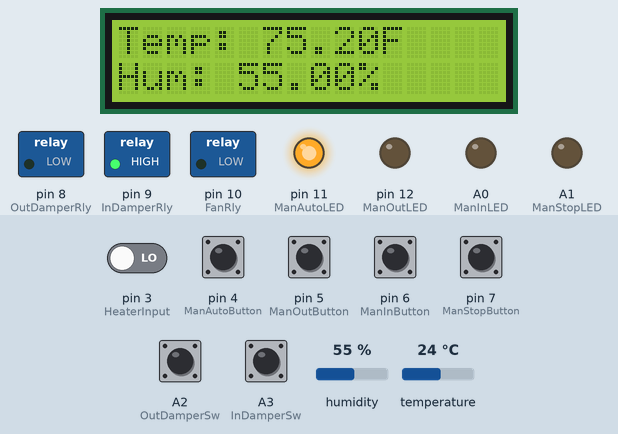
Simulated run of this sketch. Board: Arduino Uno, built with avr-gcc and run on an emulated ATmega328P. On the bench: 16×2 character LCD, switched loads named in the sketch (green lamp = pin HIGH), output pins drawn as LEDs (lit = HIGH). The test bench sets the inputs (shaded band); at power-on: A2 (OutDamperSw), A3 (InDamperSw), pin 4 (ManAutoButton), pin 5 (ManOutButton), pin 6 (ManInButton), pin 7 (ManStopButton) HIGH, pin 3 (HeaterInput) LOW, temperature 24 °C, humidity 55 %.

Above: at 1.2 s.
1.3 s: temperature set to 22.6 °C
At 2.9 s:
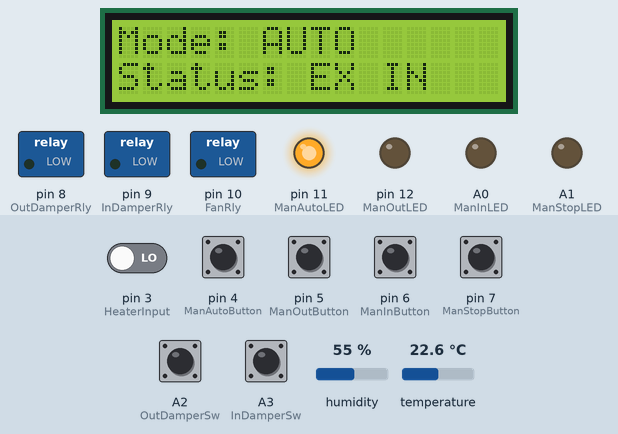
7.3 s: pin 5 (ManOutButton) pulled LOW for 0.15 s
At 8.5 s:
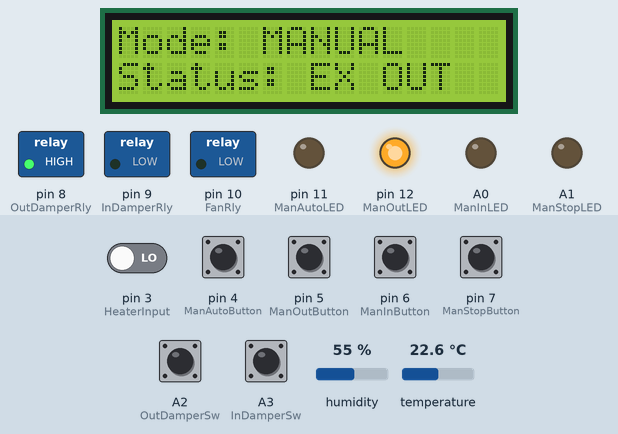
13.4 s: pin 6 (ManInButton) pulled LOW for 0.15 s
At 14.4 s:
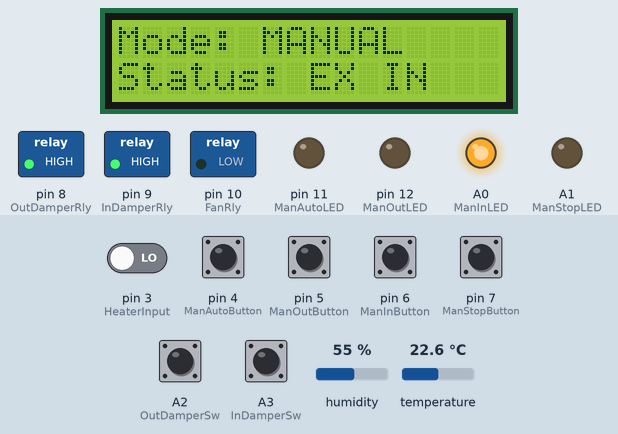
19.5 s: pin 7 (ManStopButton) pulled LOW for 0.15 s
At 21.5 s:
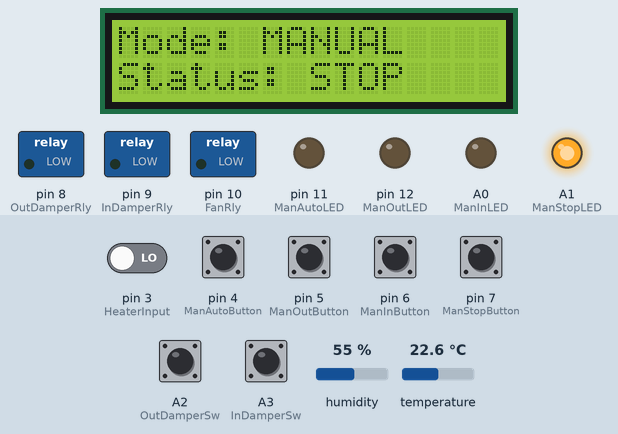
25.6 s: pin 4 (ManAutoButton) pulled LOW for 0.15 s
At 27.4 s:
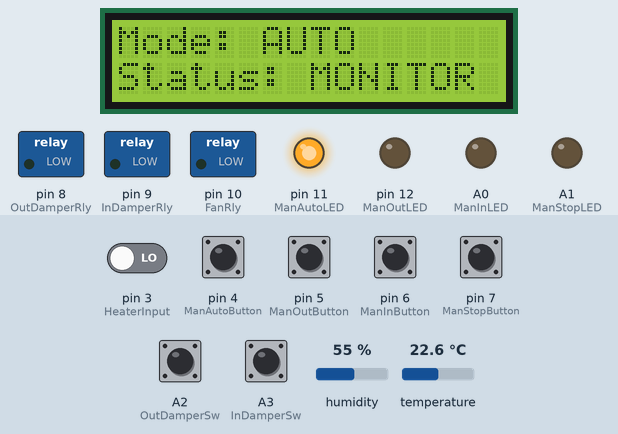
31.7 s: temperature set to 23.3 °C
At 36.4 s:
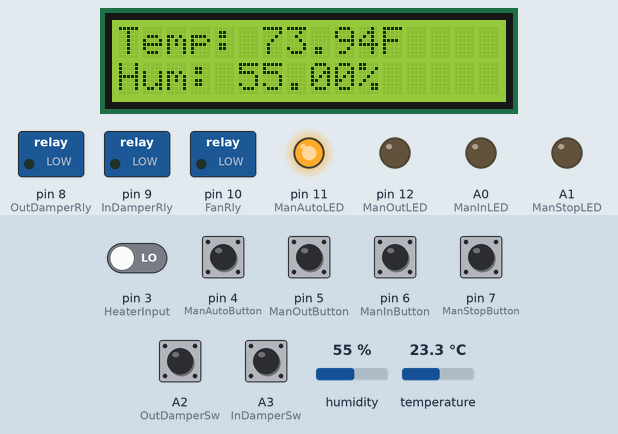
37.5 s: temperature set to 24.7 °C
Timing chart, 0 to 40.5 s (numbered marks = the images above; inputs shaded):
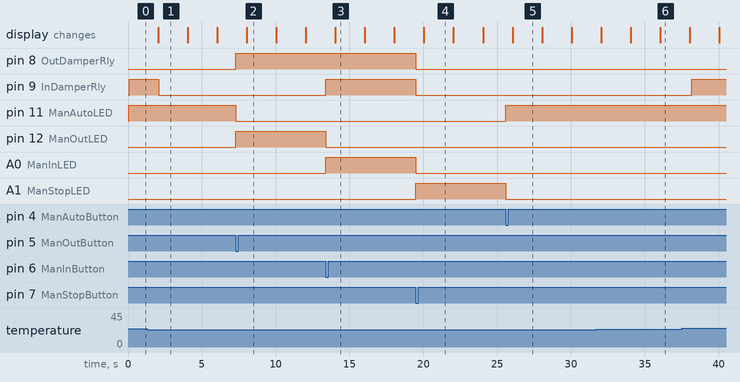

Measured:
- the behaviour switches between 23.4 and 23.3 °C on temperature (found by bisection; images 0 and 1)
- after the input at 1.3 s, pin 9 (InDamperRly): HIGH → LOW after 0.77 s
- after the input at 7.3 s, pin 8 (OutDamperRly), pin 12 (ManOutLED): LOW → HIGH at once; pin 11 (ManAutoLED): HIGH → LOW at once; the display: changes after 0.74 s (image 2)
- after the input at 13.4 s, pin 9 (InDamperRly), A0 (ManInLED): LOW → HIGH at once; pin 12 (ManOutLED): HIGH → LOW at once; the display: changes after 0.64 s (image 3)
- after the input at 19.5 s, pin 8 (OutDamperRly), pin 9 (InDamperRly), A0 (ManInLED): HIGH → LOW at once; A1 (ManStopLED): LOW → HIGH at once; the display: changes after 0.54 s (image 4)
- after the input at 25.6 s, pin 11 (ManAutoLED): LOW → HIGH at once; A1 (ManStopLED): HIGH → LOW at once; the display: changes after 0.45 s (image 5)
- after the input at 37.5 s, pin 9 (InDamperRly): LOW → HIGH after 0.66 s

The sketch:

ArduinoSketch.ino
```cpp
// Libraries
#include <Wire.h>
#include <LiquidTWI.h>
#include <DHT.h>

// DHT Sensor config
#define DHTPIN 2 // PIN DHT sensor is on.
#define DHTTYPE DHT22 // The type of DHT sensor.
DHT dht(DHTPIN, DHTTYPE);

LiquidTWI lcd(0); // Set LCD i2c address.

// PINs
int HeaterInput = 3;
int ManAutoButton = 4;
int ManOutButton = 5;
int ManInButton = 6;
int ManStopButton = 7;
int OutDamperRly = 8;
int InDamperRly = 9;
int FanRly = 10;
int ManAutoLED = 11;
int ManOutLED = 12;
int ManInLED = A0;
int ManStopLED = A1;
int OutDamperSw = A2;
int InDamperSw = A3;

// LCD update vars
long prevLCDMillis = 0;
long lcdInt = 2000; // Time to display each "screen."
int numScreen = 2; // How many "screens" we have, less 1.
int screenNum = 0;
bool screenChanged = true;

float temp = 0; // Used in case GetTempInterval is set in order to display temp/hum on the LCD.
float hum = 0; // Used in case GetTempInterval is set in order to display temp/hum on the LCD.
float MaxTemp = 75.00; // The max temp the system will allow before turning the system ON.
float MinTemp = 74.00; // The min temp the system will allow before turning the system OFF.
float EmergencyTemp = 95.00; // If we get to this temp then something is wrong. Sound the alarms!

char* SysStatus = "";
char* SysMode = "";

// LCD update states
#define S_LCDTempStatus 0
#define S_LCDSysStatus 1
#define S_LCDDamperStatus 2
// Exhaust States
#define S_Monitor 3
#define S_AutoInside 4
#define S_AutoOutside 5
#define S_ManOut 6
#define S_ManIn 7
#define S_ManStop 8
#define S_Sleep 9
#define S_Emergency 10

// Initial state
int state = S_Monitor;

void setup() {
  //Serial.begin(9600); // For testing. Comment out in production.
  lcd.begin(16, 2); // Set the number of rows and columns on the LCD.
  dht.begin(); // Start the DHT sensor.

  pinMode(HeaterInput, INPUT);
  pinMode(ManAutoButton, INPUT);
  pinMode(ManOutButton, INPUT);
  pinMode(ManInButton, INPUT);
  pinMode(ManStopButton, INPUT);
  pinMode(OutDamperSw, INPUT);
  pinMode(InDamperSw, INPUT);
  pinMode(OutDamperRly, OUTPUT);
  pinMode(InDamperRly, OUTPUT);
  pinMode(FanRly, OUTPUT);
  pinMode (ManAutoLED, OUTPUT);
  pinMode (ManOutLED, OUTPUT);
  pinMode (ManInLED, OUTPUT);
  pinMode (ManStopLED, OUTPUT);

  // Enable internal resistors for buttons.
  digitalWrite(ManAutoButton, HIGH);
  digitalWrite(ManOutButton, HIGH);
  digitalWrite(ManInButton, HIGH);
  digitalWrite(ManStopButton, HIGH);
  digitalWrite(OutDamperSw, HIGH);
  digitalWrite(InDamperSw, HIGH);
}

void loop() {
  switch (state) {

    case S_Monitor:
      F_Monitor();
      break;

    case S_AutoInside:
      F_AutoInside();
      break;

    case S_AutoOutside:
      F_AutoOutside();
      break;

    case S_ManOut:
      F_ManOut();
      break;

    case S_ManIn:
      F_ManIn();
      break;

    case S_ManStop:
      F_ManStop();
      break;

    case S_Emergency:
      F_Emergency();
      break;
  }
}

void F_Monitor() {
  // We just monitor in this mode so we turn the fan off and close the dampers.
  digitalWrite(OutDamperRly, LOW); // Close the outside  damper.
  digitalWrite(InDamperRly, LOW); // Close the inside damper.
  digitalWrite(FanRly, LOW); // Turn the fan off.

  // Set the button LEDs to indicate which state we're in.
  digitalWrite (ManOutLED, LOW);
  digitalWrite (ManInLED, LOW);
  digitalWrite (ManAutoLED, HIGH); // We're in this state.
  digitalWrite (ManStopLED, LOW);

  SysMode = "AUTO      ";
  SysStatus = "MONITOR ";

  F_GetTemp();
  F_LCDUpdate();

  // If temp is greater than MaxTemp and the furnace is off we exhaust outside.
  if (temp >= MaxTemp && digitalRead(HeaterInput) == HIGH) {
    state = S_AutoOutside;
  }

  // If temp is greater than MaxTemp and the furnace is on we exhaust inside.
  else if (temp >= MaxTemp && digitalRead(HeaterInput) == LOW) {
    state = S_AutoInside;
  }

  // If temp is greater than EmergencyTemp we assume something is wrong and go into Emergency mode.
  else if (temp >= EmergencyTemp) {
    state = S_Emergency;
  }

  // If any of the manual buttons are pressed we switch to the defined state.
  F_ReadButtons();
}

void F_AutoInside() {
  // Open the inside damper.
  digitalWrite(InDamperRly, HIGH);

  // When the inside damper is open.
  if (digitalRead(InDamperSw) == LOW) {
    digitalWrite(OutDamperRly, LOW); // Close the outside  damper.
    digitalWrite(FanRly, HIGH); // Turn on the fan.
  }

  SysStatus = "EX IN   ";

  F_GetTemp();
  F_LCDUpdate();

  // If we've cooled off enough, go back to monitoring.
  if (temp <= MinTemp) {
    state = S_Monitor;
  }

  // If the furnase goes off, we switch states to exhaust outside.
  if (digitalRead(HeaterInput) == HIGH) {
    state = S_AutoOutside;
  }

  // If temp is greater than EmergencyTemp we assume something is wrong and go into Emergency mode.
  else if (temp >= EmergencyTemp) {
    state = S_Emergency;
  }

  // If any of the manual buttons are pressed we switch to the defined state.
  F_ReadButtons();
}

void F_AutoOutside() {
  // Open the outside damper.
  digitalWrite(OutDamperRly, HIGH);

  // When the outside damper is open.
  if (digitalRead(OutDamperSw) == LOW) {
    digitalWrite(InDamperRly, LOW); // Close the inside  damper.
    digitalWrite(FanRly, HIGH); // Turn on the fan.
  }

  SysStatus = "EX OUT  ";

  F_GetTemp();
  F_LCDUpdate();

  // If we've cooled off enough, go back to monitoring.
  if (temp <= MinTemp) {
    state = S_Monitor;
  }

  // If the furnace comes on we change states to exhaust inside.
  if (digitalRead(HeaterInput) == LOW) {
    state = S_AutoInside;
  }

  // If temp is greater than EmergencyTemp we assume something is wrong and go into Emergency mode.
  else if (temp >= EmergencyTemp) {
    state = S_Emergency;
  }

  // If any of the manual buttons are pressed we switch to the defined state.
  F_ReadButtons();
}

void F_Emergency() {
  digitalWrite(InDamperRly, HIGH);
  digitalWrite(OutDamperRly, HIGH);
  digitalWrite(FanRly, HIGH);

  digitalWrite (ManOutLED, HIGH);
  digitalWrite (ManInLED, HIGH);
  digitalWrite (ManAutoLED, HIGH);
  digitalWrite (ManStopLED, HIGH);

  SysMode = "EMERGENCY ";
  SysStatus = "EX ALL  ";

  F_GetTemp();
  F_LCDUpdate();

  // If any of the manual buttons are pressed we switch to the defined state.
  F_ReadButtons();
}

void F_GetTemp() {
  float t = dht.readTemperature(true);
  float h = dht.readHumidity();

  temp = t;
  hum = h;
}

void F_LCDTempStatus() {
  lcd.setCursor(0, 0);
  lcd.print("Temp: ");
  lcd.print(temp);
  lcd.print("F    ");
  lcd.setCursor(0, 1);
  lcd.print("Hum: ");
  lcd.print(hum);
  lcd.print("%     ");
}

void F_LCDSysStatus() {
  lcd.setCursor(0, 0);
  lcd.print("Mode: ");
  lcd.print(SysMode);
  lcd.setCursor(0, 1);
  lcd.print("Status: ");
  lcd.print(SysStatus);
}

void F_LCDDamperStatus() {
  if (digitalRead(InDamperSw) == LOW) {
    lcd.setCursor(0, 0);
    lcd.print("  Inside Damper ");
    lcd.setCursor(0, 1);
    lcd.print("      Open      ");
  }

  if (digitalRead(OutDamperSw) == LOW) {
    lcd.setCursor(0, 0);
    lcd.print(" Outside Damper ");
    lcd.setCursor(0, 1);
    lcd.print("     Open       ");
  }

  if (digitalRead(OutDamperSw) == HIGH && digitalRead(InDamperSw) == HIGH) {
    lcd.setCursor(0, 0);
    lcd.print("   All Dampers  ");
    lcd.setCursor(0, 1);
    lcd.print("     Closed     ");
  }

  if (digitalRead(OutDamperSw) == LOW && digitalRead(InDamperSw) == LOW) {
    lcd.setCursor(0, 0);
    lcd.print("   All Dampers  ");
    lcd.setCursor(0, 1);
    lcd.print("     Open       ");
  }
}

void F_LCDUpdate() {
  // Screen update - based off code from 'robtillaart' in the Arduino forums.
  unsigned long currentLCDMillis = millis();

  if (currentLCDMillis - prevLCDMillis > lcdInt) {
    prevLCDMillis = currentLCDMillis;
    screenNum++;
    if (screenNum > numScreen) screenNum = 0;  // If all defined screens have been shown, start over.
    screenChanged = true;
  }

  if (screenChanged == true) {
    screenChanged = false; // Reset for next round.
    switch (screenNum)
    {
      case S_LCDTempStatus:
        F_LCDTempStatus();
        break;
      case S_LCDSysStatus:
        F_LCDSysStatus();
        break;
      case S_LCDDamperStatus:
        F_LCDDamperStatus();
        break;
    }
  }
}

void F_ManIn() {
  // Set the button LEDs to indicate which state we're in.
  digitalWrite (ManOutLED, LOW);
  digitalWrite (ManInLED, HIGH); // We're in this state.
  digitalWrite (ManAutoLED, LOW);
  digitalWrite (ManStopLED, LOW);

  // Open the inside damper.
  digitalWrite(InDamperRly, HIGH);

  // When the inside damper is open.
  if (digitalRead(InDamperSw) == LOW) {
    digitalWrite(OutDamperRly, LOW); // In case it's open.
    digitalWrite(FanRly, HIGH); // Turn on the fan.
  }

  SysMode = "MANUAL    ";
  SysStatus = "EX IN   ";

  F_GetTemp();
  F_LCDUpdate();

  // If temp is greater than EmergencyTemp we assume something is wrong and go into Emergency mode.
  if (temp >= EmergencyTemp) {
    state = S_Emergency;
  }

  // If any of the manual buttons are pressed we switch to the defined state.
  F_ReadButtons();
}

void F_ManOut() {
  // Set the button LEDs to indicate which state we're in.
  digitalWrite (ManOutLED, HIGH); // We're in this state.
  digitalWrite (ManInLED, LOW);
  digitalWrite (ManAutoLED, LOW);
  digitalWrite (ManStopLED, LOW);

  // Open the outside damper.
  digitalWrite(OutDamperRly, HIGH);

  // When the outside damper is open.
  if (digitalRead(OutDamperSw) == LOW) {
    digitalWrite(InDamperRly, LOW); // In case it's open.
    digitalWrite(FanRly, HIGH); // Turn on the fan.
  }

  SysMode = "MANUAL    ";
  SysStatus = "EX OUT  ";

  F_GetTemp();
  F_LCDUpdate();

  // If temp is greater than EmergencyTemp we assume something is wrong and go into Emergency mode.
  if (temp >= EmergencyTemp) {
    state = S_Emergency;
  }

  // If any of the manual buttons are pressed we switch to the defined state.
  F_ReadButtons();
}

void F_ManStop() {
  // Set the button LEDs to indicate which state we're in.
  digitalWrite (ManOutLED, LOW);
  digitalWrite (ManInLED, LOW);
  digitalWrite (ManAutoLED, LOW);
  digitalWrite (ManStopLED, HIGH); // We're in this state.

  digitalWrite(OutDamperRly, LOW); // Close the outside  damper.
  digitalWrite(InDamperRly, LOW); // Close the inside damper.
  digitalWrite(FanRly, LOW); // Turn the fan off.

  SysMode = "MANUAL    ";
  SysStatus = "STOP    ";

  F_GetTemp();
  F_LCDUpdate();

  // If any of the manual buttons are pressed we switch to the defined state.
  F_ReadButtons();
}

void F_ReadButtons() {
  if (digitalRead(ManInButton) == LOW) {
    state = S_ManIn;
  }

  if (digitalRead(ManOutButton) == LOW) {
    state = S_ManOut;
  }

  if (digitalRead(ManStopButton) == LOW) {
    state = S_ManStop;
  }

  if (digitalRead(ManAutoButton) == LOW) {
    state = S_Monitor;
  }
}
```
